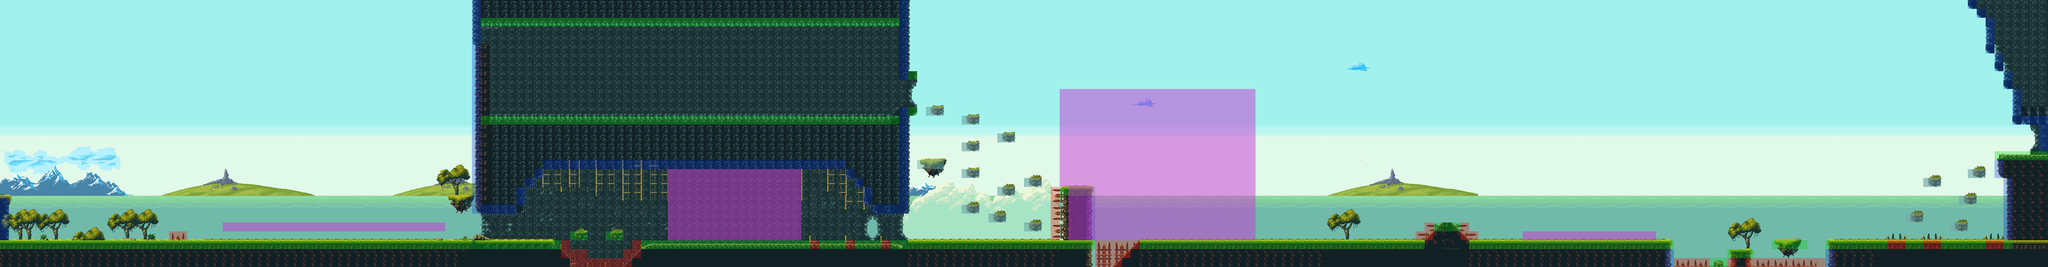

A 2D game scene composited from a Tiled map and its tileset images. What follows is a short description and the map's XML, with each tile layer's data collapsed to a summary:
An orthogonal 230x30 tile map with 32x32 px tiles, 15 tile layers (cielo, nubes tas fondo, fondo, mar, ...), 7 tilesets.

<map version="1.10" tiledversion="1.10.2" orientation="orthogonal" renderorder="right-down" width="230" height="30" tilewidth="32" tileheight="32" infinite="0" nextlayerid="22" nextobjectid="22">
 <properties>
  <property name="Draw" type="bool" value="false" />
 </properties>
 <tileset firstgid="1" name="terreno" tilewidth="32" tileheight="32" tilecount="576" columns="36">
  <image source="tileset.png" width="1170" height="514" />
 </tileset>
 <tileset firstgid="577" name="clouds" tilewidth="32" tileheight="32" tilecount="119" columns="17">
  <image source="clouds.png" width="544" height="236" />
 </tileset>
 <tileset firstgid="696" name="sea" tilewidth="32" tileheight="32" tilecount="9" columns="3">
  <image source="sea.png" width="112" height="96" />
 </tileset>
 <tileset firstgid="705" name="far-grounds" tilewidth="32" tileheight="32" tilecount="57" columns="19">
  <image source="far-grounds.png" width="616" height="110" />
 </tileset>
 <tileset firstgid="762" name="sky" tilewidth="32" tileheight="32" tilecount="27" columns="3">
  <image source="sky.png" width="112" height="304" />
 </tileset>
 <tileset firstgid="789" name="montañas con cielo" tilewidth="32" tileheight="32" tilecount="8393" columns="77">
  <image source="montañas con cielo.png" width="2480" height="3508" />
 </tileset>
 <tileset firstgid="9182" name="MapMetadata" tilewidth="32" tileheight="32" tilecount="8" columns="8">
  <image source="MapMetadata.png" width="256" height="32" />
 </tileset>
 <layer id="2" name="cielo" width="230" height="30">
  <properties>
   <property name="Draw" type="bool" value="true" />
  </properties>
  <data>[6900 cells, 6434 non-empty, 29 distinct tile ids]</data>
 </layer>
 <layer id="10" name="nubes tas fondo" width="230" height="30">
  <properties>
   <property name="Draw" type="bool" value="true" />
  </properties>
  <data>[6900 cells, 5 non-empty, 5 distinct tile ids]</data>
 </layer>
 <layer id="4" name="fondo" width="230" height="30">
  <properties>
   <property name="Draw" type="bool" value="true" />
  </properties>
  <data>[6900 cells, 419 non-empty, 130 distinct tile ids]</data>
 </layer>
 <layer id="3" name="mar" width="230" height="30">
  <properties>
   <property name="Draw" type="bool" value="true" />
  </properties>
  <data>[6900 cells, 1736 non-empty, 10 distinct tile ids]</data>
 </layer>
 <layer id="5" name="nubes" width="230" height="30">
  <properties>
   <property name="Draw" type="bool" value="true" />
  </properties>
  <data>[6900 cells, 214 non-empty, 154 distinct tile ids]</data>
 </layer>
 <layer id="19" name="Pinchos cueva" width="230" height="30">
  <properties>
   <property name="Draw" type="bool" value="false" />
  </properties>
  <data>[6900 cells, 13 non-empty, 8 distinct tile ids]</data>
 </layer>
 <layer id="6" name="post terreno" width="230" height="30">
  <properties>
   <property name="Draw" type="bool" value="true" />
  </properties>
  <data>[6900 cells, 1450 non-empty, 36 distinct tile ids]</data>
 </layer>
 <layer id="8" name="objetos" width="230" height="30">
  <properties>
   <property name="Draw" type="bool" value="true" />
  </properties>
  <data>[6900 cells, 221 non-empty, 31 distinct tile ids]</data>
 </layer>
 <layer id="1" name="terreno" width="230" height="30">
  <properties>
   <property name="Draw" type="bool" value="true" />
  </properties>
  <data>[6900 cells, 1582 non-empty, 87 distinct tile ids]</data>
 </layer>
 <layer id="7" name="elevadas" width="230" height="30">
  <properties>
   <property name="Draw" type="bool" value="true" />
  </properties>
  <data>[6900 cells, 88 non-empty, 19 distinct tile ids]</data>
 </layer>
 <layer id="15" name="Árboles, vegetación 1" width="230" height="30">
  <properties>
   <property name="Draw" type="bool" value="true" />
  </properties>
  <data>[6900 cells, 70 non-empty, 17 distinct tile ids]</data>
 </layer>
 <layer id="17" name="Árboles, vegetación 2" width="230" height="30">
  <properties>
   <property name="Draw" type="bool" value="true" />
  </properties>
  <data>[6900 cells, 32 non-empty, 16 distinct tile ids]</data>
 </layer>
 <layer id="16" name="Piedras" width="230" height="30">
  <data>[6900 cells, 16 non-empty, 14 distinct tile ids]</data>
 </layer>
 <layer id="12" name="Collisions" width="230" height="30">
  <properties>
   <property name="Draw" type="bool" value="false" />
  </properties>
  <data>[6900 cells, 536 non-empty, 5 distinct tile ids]</data>
 </layer>
 <layer id="20" name="Navigation_earth" width="230" height="30">
  <properties>
   <property name="Draw" type="bool" value="false" />
   <property name="Navigation" type="bool" value="true" />
  </properties>
  <data>[6900 cells, 528 non-empty, 1 distinct tile ids]</data>
 </layer>
</map>
